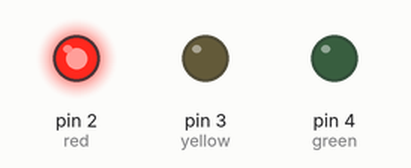
Simulated run of this sketch. Board: Arduino Uno, built with avr-gcc and run on an emulated ATmega328P. Parts: output pins drawn as LEDs (lit = HIGH).

Above: at 0.5 s.
At 1.7 s:
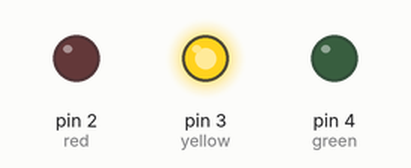
At 3.5 s:
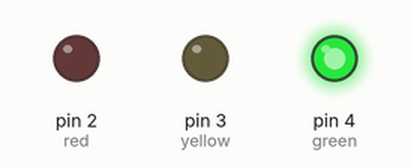
Timing chart, 0 to 5.9 s (numbered marks = the images above):
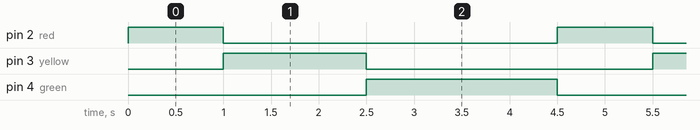

Measured:
- by itself, pin 2 (red): alternates HIGH for 1.0 s and LOW for 3.5 s
- by itself, pin 3 (yellow): alternates HIGH for 1.5 s and LOW for 3.0 s
- by itself, pin 4 (green): alternates HIGH for 2.0 s and LOW for 2.5 s

The sketch:

traffic.ino.ino
```cpp
#define red 2
#define yellow 3
#define green 4

void setup() {
  pinMode(red,OUTPUT);
  pinMode(yellow,OUTPUT);
  pinMode(green,OUTPUT);
}

void loop() {
  //Reset Values at start
  digitalWrite(red,LOW);
  digitalWrite(yellow,LOW);
  digitalWrite(green,LOW);

  digitalWrite(red,HIGH);

  delay(1000);

  digitalWrite(yellow,HIGH);
  digitalWrite(red,LOW);
  delay(1500);

  digitalWrite(green,HIGH);
  digitalWrite(yellow,LOW);
  delay(2000);
}
```
